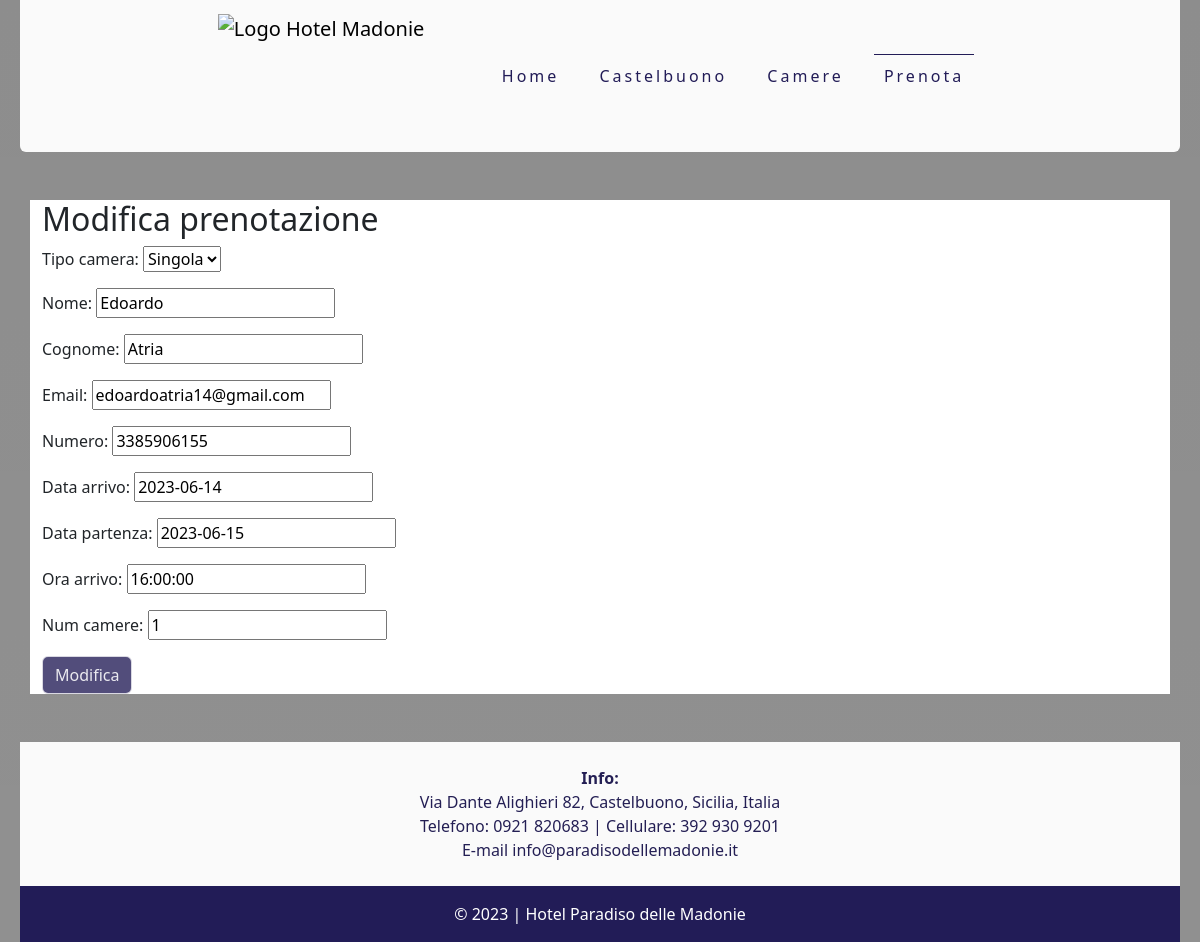
The page /HotelMadonie/24/modifica/ on the database its author committed.
### HotelMadonie/models.py (models this page shows, shortened)
class Prenotazione(models.Model):
    TIPI_CAMERA = [
        ('Singola', 'Singola'),
        ('Doppia', 'Doppia'),
        ('Tripla', 'Tripla'),
    ]
    tipo_camera = models.CharField(max_length=100, choices=TIPI_CAMERA)
    nome = models.CharField(max_length=100)
    cognome = models.CharField(max_length=100)
    email = models.EmailField(default='')
    numero = models.CharField(max_length=15)
    data_arrivo = models.DateField()
    data_partenza = models.DateField()
    ora_arrivo = models.TimeField()
    num_camere = models.IntegerField()

### HotelMadonie/views.py (the view, shortened to what this page needs)
# urls.py: path('<int:pk>/modifica/', PrenotazioneUpdateView.as_view(), name='modifica_prenotazione'),
class PrenotazioneUpdateView(UpdateView):
    model = Prenotazione
    fields = ['tipo_camera', 'nome', 'cognome', 'email', 'numero', 'data_arrivo', 'data_partenza', 'ora_arrivo', 'num_camere']
    template_name = 'HotelMadonie/modifica_prenotazione.html'

### HotelMadonie/templates/HotelMadonie/modifica_prenotazione.html (shortened to what this page needs)
{% extends 'HotelMadonie/common.html' %}
{% block content %}
<nav class="navbar rounded-bottom" style="background-color: #fffffff4; max-width: 1200px; margin: 0 auto;">
    <div class="container-fluid d-flex justify-content-center">
      <a class="navbar-brand mr-auto" href="{% url 'Home' %}">
        <img src="{{ logo.url }}" alt="Logo Hotel Madonie" width="250" height="125" class="d-inline-block align-text-top">
      </a>
      <div class="ml-auto">
        <a type="a" class="btn-custom mx-2" style="padding: 10px"  href="{% url 'Home' %}">Home</a>
        <a type="a" class="btn-custom mx-2" style="padding: 10px" href="{% url 'Castelbuono' %}">Castelbuono</a>
        <a type="a" class="btn-custom mx-2" style="padding: 10px" href="{% url 'Camere' %}">Camere</a>
        <a type="a" class="btn-custom btn-pagina-corrente mx-2" style="padding: 10px" href="{% url 'nuova_prenotazione' %}">Prenota</a>
      </div>
    </div>
  </nav>
  <div class="container mt-5" style="background-color:  white">
    <h2>Modifica prenotazione</h2>
    <form method="POST">
      {{ form.as_p }}
      <input type="submit" value="Modifica" class="btn btn-primary">
    </form>
  </div>
{% endblock %}

### HotelMadonie/static/HotelMadonie/css/style.css (style rules this page uses)
.btn-primary { color: #ffffffe0; background-color: #221c57c7; border-color: #ffffffc6; }
body { padding: 0 20px; }
.btn-custom { border: none; outline: none; background-color: transparent; color: #221c57; text-decoration: none; line-height: 30px; letter-spacing: 3px; border-bottom: 3px solid transparent; }
.btn-pagina-corrente { border-top: 1px solid #221c57; padding-bottom: 2px; }

### rows shown on the page
Prenotazione: tipo_camera "Singola", nome "Edoardo", cognome "Atria", email "edoardoatria14@gmail.com", numero "3385906155", data_arrivo "2023-06-14", data_partenza "2023-06-15", ora_arrivo "16:00:00", num_camere "1"
